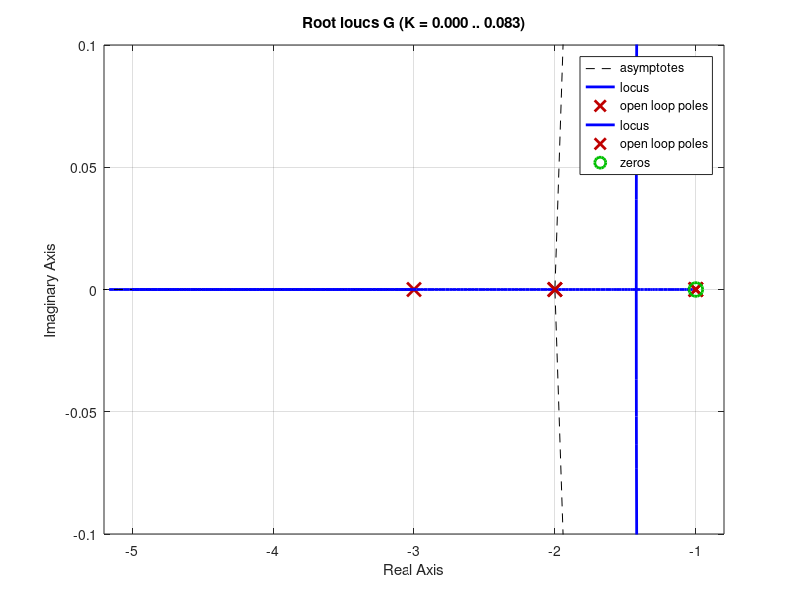

The MATLAB script that drew this image:
s=tf('s');
H=tf([36],[1 6 11 6]);
figure (1);
rlocus(H)
hold on
S=tf('s');
G=tf([36 36],[1 3 2]);
figure(1);
rlocus(G)
